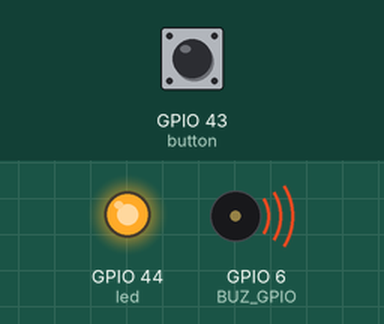
This program was run on a simulated ESP32 board running MicroPython. Parts: output pins drawn as LEDs (lit = HIGH), buzzer (waves = sounding). The test bench sets the inputs (shaded band); at power-on: GPIO 43 (button) HIGH.

Above: at 1.2 s.
1.3 s: GPIO 43 (button) pulled LOW for 0.15 s
At 1.39 s:
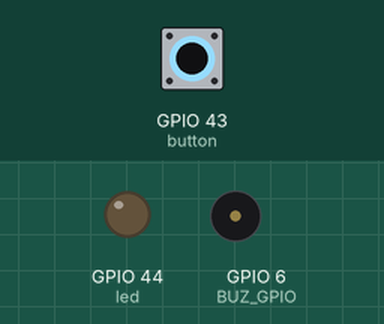
2.9 s: GPIO 43 (button) pulled LOW for 3.2 s
At 6.5 s:
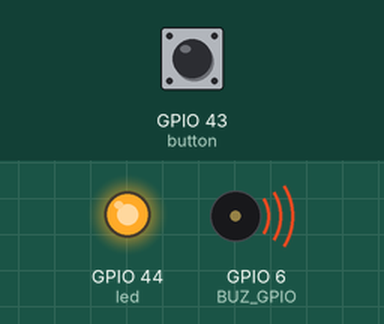
Timing chart, 0 to 8.0 s (numbered marks = the images above; inputs shaded):
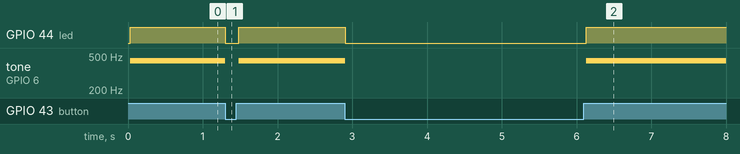

Measured:
- after the input at 1.3 s, GPIO 44 (led): HIGH → LOW at once, → HIGH 0.18 s later; tone on GPIO 6 (BUZ_GPIO): 440 Hz → silent at once, → 440 Hz 0.18 s later
- after the input at 2.9 s, GPIO 44 (led): HIGH → LOW at once, → HIGH 3.2 s later; tone on GPIO 6 (BUZ_GPIO): 440 Hz → silent at once, → 440 Hz 3.2 s later

The program:

buzzer.py
```python
from machine import Pin, PWM
import time

BTN_GPIO = 43     # Button an GPIO3 (D2)
LED_GPIO = 44     # LED an GPIO4 (D3)  <- falls deine LED wirklich an GPIO3 hängt: geht nicht mit Button zusammen
BUZ_GPIO = 6     # Buzzer an GPIO2 (D1)

button = Pin(BTN_GPIO, Pin.IN)        # extern Pull-Down, gedrückt = 1
led    = Pin(LED_GPIO, Pin.OUT)

pwm = PWM(Pin(BUZ_GPIO))
pwm.freq(440)
pwm.duty_u16(0)  # aus

def is_pressed_debounced(samples=6, spacing_ms=5):
    for _ in range(samples):
        if button.value() != 1:
            return False
        time.sleep_ms(spacing_ms)
    return True

while True:
    if is_pressed_debounced():
        led.value(1)
        pwm.duty_u16(4000)  # an
        # warten bis losgelassen
        while button.value() == 1:
            time.sleep_ms(10)
        pwm.duty_u16(0)     # aus
        led.value(0)

    time.sleep_ms(10)
```
